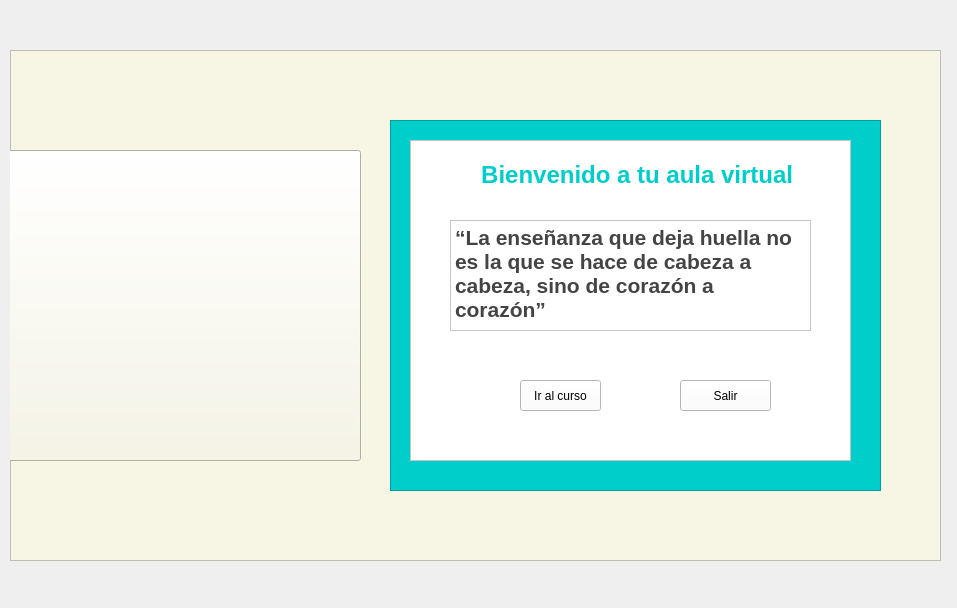
<?xml version="1.0" encoding="UTF-8"?>
<ui version="4.0">
 <class>Form</class>
 <widget class="QWidget" name="Form">
  <property name="geometry">
   <rect>
    <x>0</x>
    <y>0</y>
    <width>957</width>
    <height>608</height>
   </rect>
  </property>
  <property name="windowTitle">
   <string>Form</string>
  </property>
  <property name="styleSheet">
   <string notr="true"/>
  </property>
  <widget class="QFrame" name="frame">
   <property name="geometry">
    <rect>
     <x>10</x>
     <y>50</y>
     <width>931</width>
     <height>511</height>
    </rect>
   </property>
   <property name="styleSheet">
    <string notr="true">background-color: rgb(247, 245, 228);</string>
   </property>
   <property name="frameShape">
    <enum>QFrame::StyledPanel</enum>
   </property>
   <property name="frameShadow">
    <enum>QFrame::Raised</enum>
   </property>
   <widget class="QFrame" name="frame_2">
    <property name="geometry">
     <rect>
      <x>380</x>
      <y>70</y>
      <width>491</width>
      <height>371</height>
     </rect>
    </property>
    <property name="styleSheet">
     <string notr="true">background-color: rgb(0, 206, 202);</string>
    </property>
    <property name="frameShape">
     <enum>QFrame::StyledPanel</enum>
    </property>
    <property name="frameShadow">
     <enum>QFrame::Raised</enum>
    </property>
    <widget class="QFrame" name="frame_3">
     <property name="geometry">
      <rect>
       <x>20</x>
       <y>20</y>
       <width>441</width>
       <height>321</height>
      </rect>
     </property>
     <property name="styleSheet">
      <string notr="true">background-color: rgb(255, 255, 255);</string>
     </property>
     <property name="frameShape">
      <enum>QFrame::StyledPanel</enum>
     </property>
     <property name="frameShadow">
      <enum>QFrame::Raised</enum>
     </property>
     <widget class="QLabel" name="etiquetaAlumno">
      <property name="geometry">
       <rect>
        <x>70</x>
        <y>20</y>
        <width>321</width>
        <height>31</height>
       </rect>
      </property>
      <property name="text">
       <string>&lt;html&gt;&lt;head/&gt;&lt;body&gt;&lt;p align=&quot;center&quot;&gt;&lt;span style=&quot; font-size:18pt; font-weight:700; color:#00ceca;&quot;&gt;Bienvenido a tu aula virtual &lt;/span&gt;&lt;/p&gt;&lt;/body&gt;&lt;/html&gt;</string>
      </property>
     </widget>
     <widget class="QTextBrowser" name="textBrowser">
      <property name="geometry">
       <rect>
        <x>40</x>
        <y>80</y>
        <width>361</width>
        <height>111</height>
       </rect>
      </property>
      <property name="cursor" stdset="0">
       <cursorShape>OpenHandCursor</cursorShape>
      </property>
      <property name="styleSheet">
       <string notr="true">font: 36pt &quot;Segoe UI&quot;;
font: 700 20pt &quot;Segoe UI&quot;;</string>
      </property>
      <property name="html">
       <string>&lt;!DOCTYPE HTML PUBLIC &quot;-//W3C//DTD HTML 4.0//EN&quot; &quot;http://www.w3.org/TR/REC-html40/strict.dtd&quot;&gt;
&lt;html&gt;&lt;head&gt;&lt;meta name=&quot;qrichtext&quot; content=&quot;1&quot; /&gt;&lt;meta charset=&quot;utf-8&quot; /&gt;&lt;style type=&quot;text/css&quot;&gt;
p, li { white-space: pre-wrap; }
hr { height: 1px; border-width: 0; }
li.unchecked::marker { content: &quot;\2610&quot;; }
li.checked::marker { content: &quot;\2612&quot;; }
&lt;/style&gt;&lt;/head&gt;&lt;body style=&quot; font-family:'Segoe UI'; font-size:20pt; font-weight:700; font-style:normal;&quot;&gt;
&lt;p style=&quot; margin-top:0px; margin-bottom:0px; margin-left:0px; margin-right:0px; -qt-block-indent:0; text-indent:0px;&quot;&gt;&lt;span style=&quot; font-family:'Roboto'; font-size:16pt; color:#444444; background-color:#ffffff;&quot;&gt;“La enseñanza que deja huella no es la que se hace de cabeza a cabeza, sino de corazón a corazón”&lt;/span&gt;&lt;/p&gt;&lt;/body&gt;&lt;/html&gt;</string>
      </property>
     </widget>
     <widget class="QPushButton" name="botonIrCurso">
      <property name="geometry">
       <rect>
        <x>110</x>
        <y>240</y>
        <width>81</width>
        <height>31</height>
       </rect>
      </property>
      <property name="styleSheet">
       <string notr="true">font: 700 12pt &quot;Segoe UI&quot;;</string>
      </property>
      <property name="text">
       <string>Ir al curso</string>
      </property>
     </widget>
     <widget class="QPushButton" name="botonSalirBienvenida">
      <property name="geometry">
       <rect>
        <x>270</x>
        <y>240</y>
        <width>91</width>
        <height>31</height>
       </rect>
      </property>
      <property name="styleSheet">
       <string notr="true">font: 700 12pt &quot;Segoe UI&quot;;</string>
      </property>
      <property name="text">
       <string>Salir</string>
      </property>
     </widget>
    </widget>
   </widget>
   <widget class="QPushButton" name="pushButton_3">
    <property name="geometry">
     <rect>
      <x>-10</x>
      <y>100</y>
      <width>361</width>
      <height>311</height>
     </rect>
    </property>
    <property name="text">
     <string/>
    </property>
    <property name="icon">
     <iconset>
      <normaloff>img/Logo.png</normaloff>img/Logo.png</iconset>
    </property>
    <property name="iconSize">
     <size>
      <width>300</width>
      <height>500</height>
     </size>
    </property>
   </widget>
  </widget>
 </widget>
 <resources>
  <include location="img/imagen.qrc"/>
 </resources>
 <connections/>
</ui>
